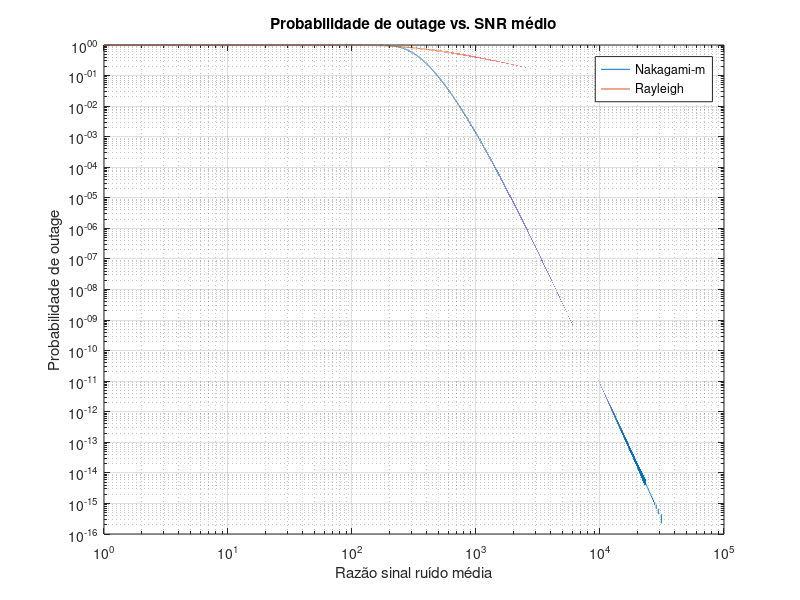

Reproduce this figure in MATLAB.
m = 9;
r = 6;
n = 4;


di_d0 = [1/2,1/2]; % Relaçoes de distância

% Verifica se a soma é diferente de 1
if sum(di_d0) ~= 1
    error('A soma da razão dos percursos é diferente de 1');
end

Lplus1 = length(di_d0);

gamma_bar = linspace(1, 100000, 1000000);


PFNm = zeros(Lplus1, length(gamma_bar));
PFR = zeros(Lplus1, length(gamma_bar));


for i = 1:Lplus1
    gamma_bar_i = gamma_bar * (1/di_d0(i))^n;
    
    % Outage com Nakagami-m
    PFNm(i,:) = gammainc(m*(2^(Lplus1*r) - 1) ./ gamma_bar_i, m);

    % Outage com Rayleigh
    PFR(i,:) = 1-exp(-(2^(Lplus1*r) - 1) ./ gamma_bar_i);
end

P_F_Nm = 1 - prod(1 - PFNm, 1);
P_F_R = 1 - prod(1 - PFR, 1);

figure;
loglog(gamma_bar, P_F_Nm(1,:));hold on;
loglog(gamma_bar, P_F_R(1,:));

grid on;

xlabel('Razão sinal ruído média');
ylabel('Probabilidade de outage');
title('Probabilidade de outage vs. SNR médio');
legend('Nakagami-m', 'Rayleigh');
